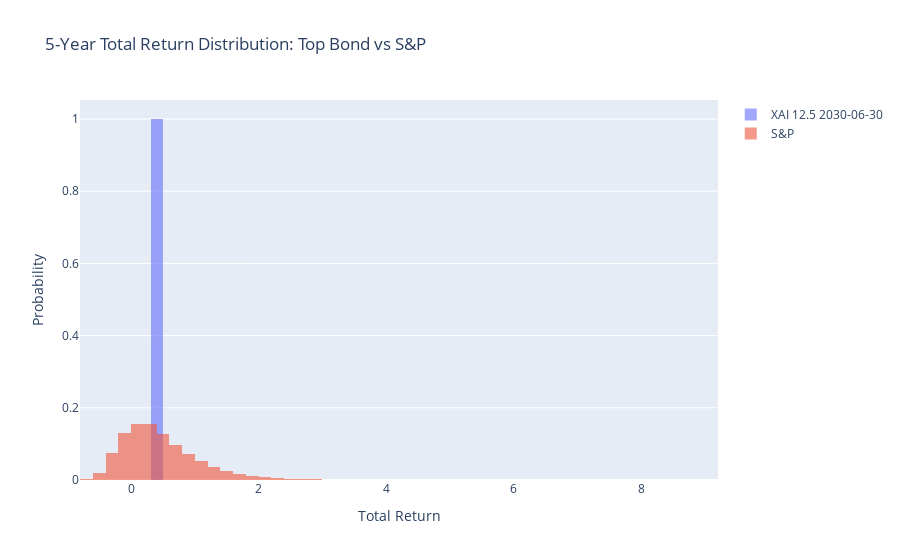

This figure's notebook cell:
### Code cell
# Optional: Distribution comparison for the top bond vs S&P
top_bond_id = df_table.iloc[0]["bond"]
top_bond_ret = ret_by_bond[top_bond_id]

fig = go.Figure()
fig.add_histogram(x=top_bond_ret, nbinsx=60, name=top_bond_id, opacity=0.6, histnorm="probability")
fig.add_histogram(x=sp_ret, nbinsx=60, name="S&P", opacity=0.6, histnorm="probability")
fig.update_layout(
    barmode="overlay",
    title="5-Year Total Return Distribution: Top Bond vs S&P",
    xaxis_title="Total Return",
    yaxis_title="Probability",
)
fig.show()

### Figure 1 — Plotly figure (JSON) as saved in the notebook; plotly's stock layout.template omitted (floating-point values rounded to 4 significant figures; data arrays with more than 128 entries replaced by an {"elided": "..."} marker saying what was removed)
{"data": [{"histnorm": "probability", "name": "XAI 12.5 2030-06-30", "nbinsx": 60, "opacity": 0.6, "type": "histogram", "x": {"elided": "80000 float values"}}, {"histnorm": "probability", "name": "S&P", "nbinsx": 60, "opacity": 0.6, "type": "histogram", "x": {"elided": "80000 float values"}}], "layout": {"barmode": "overlay", "title": {"text": "5-Year Total Return Distribution: Top Bond vs S&P"}, "xaxis": {"title": {"text": "Total Return"}}, "yaxis": {"title": {"text": "Probability"}}}}
